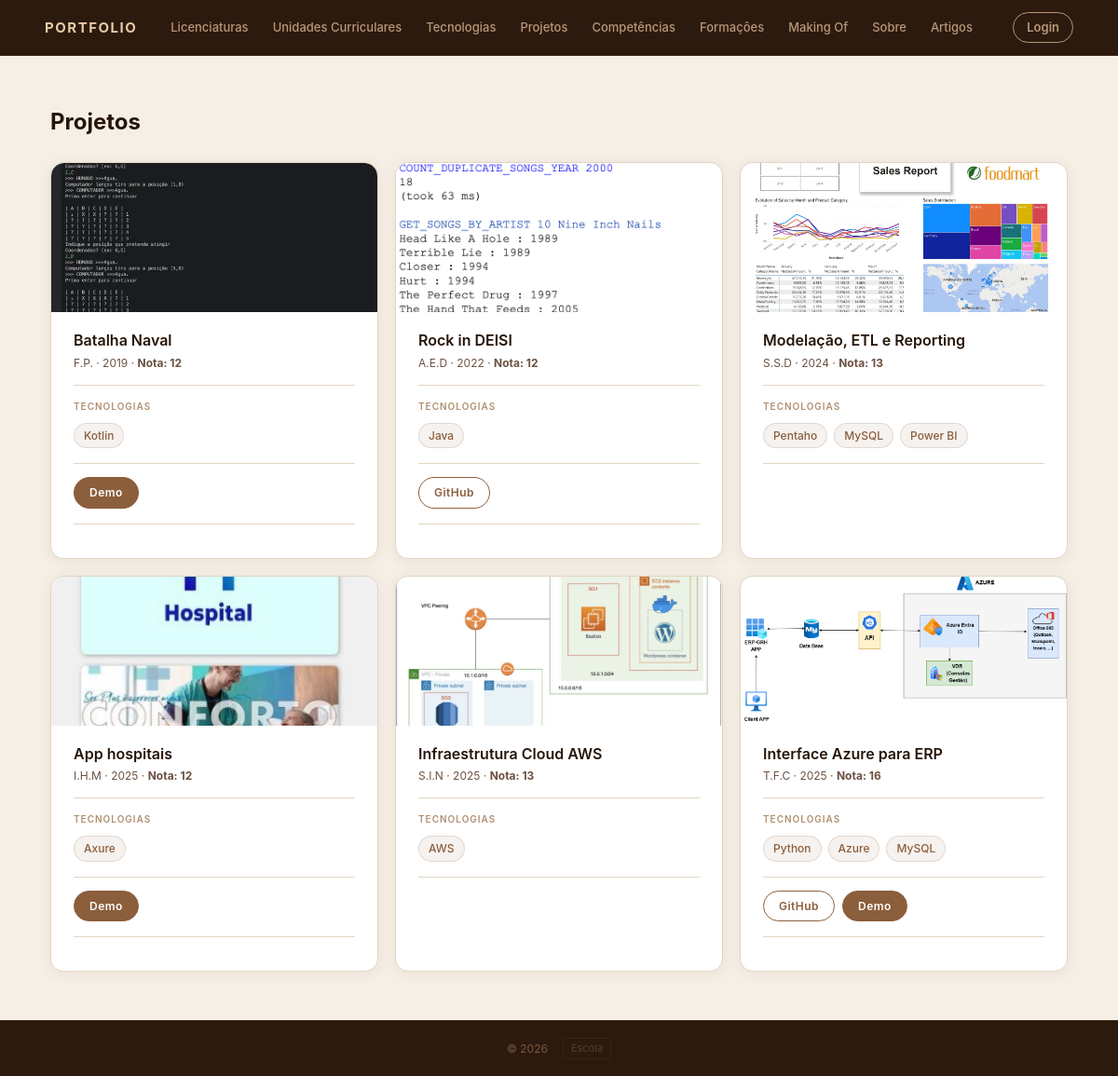
The app's page /projetos/ with its own data.
### portfolio/models.py (models this page shows, shortened)
class Projeto(models.Model):
    uc = models.ForeignKey(UnidadeCurricular, on_delete=models.CASCADE)
    titulo = models.CharField(max_length=200)
    descricao = models.TextField(blank=True)
    conceitos_aplicados = models.TextField(blank=True)
    imagem = models.ImageField(upload_to='projetos/', blank=True, null=True)
    url_video_demo = models.URLField(blank=True)
    url_github = models.URLField(blank=True)
    ano_realizacao = models.IntegerField()
    nota = models.IntegerField(blank=True, null=True)
    tecnologias = models.ManyToManyField(Tecnologia, blank=True)

class UnidadeCurricular(models.Model):
    licenciatura = models.ForeignKey(Licenciatura, on_delete=models.CASCADE)
    nome = models.CharField(max_length=200)
    sigla = models.CharField(max_length=20)
    ano = models.IntegerField()
    semestre = models.IntegerField()
    ects = models.IntegerField()
    descricao = models.TextField(blank=True)
    imagem = models.ImageField(upload_to='unidades_curriculares/', blank=True, null=True)
    url_ficha = models.URLField(blank=True)
    concluida = models.BooleanField(default=False)
    docentes = models.ManyToManyField(Docente, blank=True)

class Tecnologia(models.Model):
    CATEGORIA_CHOICES = [
        ('linguagem', 'Linguagem de Programação'),
        ('framework', 'Framework'),
        ('base_dados', 'Base de Dados'),
        ('ferramenta', 'Ferramenta'),
        ('outro', 'Outro'),
    ]
    nome = models.CharField(max_length=100)
    descricao = models.TextField(blank=True)
    logo = models.ImageField(upload_to='tecnologias/', blank=True, null=True)
    url_website = models.URLField(blank=True)
    nivel_interesse = models.IntegerField(default=1)  # ex: 1 a 5
    categoria = models.CharField(max_length=20, choices=CATEGORIA_CHOICES, default='outro')

### portfolio/views.py (the view)
# urls.py: path('projetos/', views.projetos_view, name='projetos'),
def projetos_view(request):
    projetos = Projeto.objects.select_related('uc').prefetch_related('tecnologias').all()
    return render(request, 'portfolio/projetos.html', {'projetos': projetos})

### accounts/context_processors.py (called while the page is built)
def is_gestor(request):
    return {
        'is_gestor': request.user.is_authenticated and request.user.groups.filter(name='gestor-portfolio').exists()
    }

### portfolio/templates/portfolio/projetos.html (shortened to what this page needs)
{% extends 'portfolio/base.html' %}
{% block content %}
<div class="page-header">
    <h2 class="page-title">Projetos</h2>
</div>
<section class="cards-grid">
    {% for projeto in projetos %}
    <article>
        {% if projeto.imagem %}
        <img class="card-img" src="{{ projeto.imagem.url }}" alt="{{ projeto.titulo }}">
        {% endif %}
        <header>
            <h3>{{ projeto.titulo }}</h3>
            <p>{{ projeto.uc.sigla }} &middot; {{ projeto.ano_realizacao }}{% if projeto.nota %} &middot; <strong>Nota: {{ projeto.nota }}{% endif %}</strong></p>
        </header>
        <section>
            <h4>Tecnologias</h4>
            <ul>
                {% for tec in projeto.tecnologias.all %}
                    <li>{{ tec.nome }}</li>
                {% empty %}
                    <li>Sem tecnologias registadas</li>
                {% endfor %}
            </ul>
        </section>
        {% if projeto.url_github or projeto.url_video_demo %}
        <div class="card-links">
            {% if projeto.url_github %}
            <a href="{{ projeto.url_github }}" target="_blank" rel="noopener" class="card-link">GitHub</a>
            {% endif %}
            {% if projeto.url_video_demo %}
            <a href="{{ projeto.url_video_demo }}" target="_blank" rel="noopener" class="card-link card-link--demo">Demo</a>
            {% endif %}
        </div>
        {% endif %}
        <div class="card-actions">
        </div>
    </article>
    {% endfor %}
</section>
{% endblock %}

### portfolio/static/portfolio/styles.css (style rules this page uses)
:root { --bg: #f5efe6; --bg-card: #ffffff; --bg-card-hover:#fdf8f2; --border: #e2d5c3; --border-hover: #c4a47c; --accent: #8b5e3c; --accent-soft: rgba(139,94,60,0.08); --accent-mid: #a5703f; --text: #261508; --text-muted: #6b5040; --text-faint: #b09070; --radius: 14px; --shadow: 0 2px 16px rgba(100,60,20,0.08); --shadow-hover: 0 8px 28px rgba(100,60,20,0.14); }
* { box-sizing: border-box; margin: 0; padding: 0; }
body { font-family: "Inter", "Segoe UI", system-ui, -apple-system, sans-serif; background: var(--bg); color: var(--text); line-height: 1.6; min-height: 100vh; display: flex; flex-direction: column; }
h2.page-title { font-size: 24px; font-weight: 700; color: var(--text); margin-bottom: 32px; display: flex; align-items: center; gap: 14px; }
h2.page-title::after { content: ''; flex: 1; height: 1px; background: linear-gradient(to right, var(--border), transparent); }
.cards-grid { display: grid; grid-template-columns: repeat(auto-fill, minmax(300px, 1fr)); gap: 18px; }
article { background: var(--bg-card); border: 1px solid var(--border); border-radius: var(--radius); padding: 22px 24px; box-shadow: var(--shadow); transition: transform 0.2s ease, border-color 0.2s, box-shadow 0.2s; position: relative; overflow: hidden; }
.card-img { display: block; width: calc(100% + 48px); margin: -22px -24px 20px; height: 160px; object-fit: cover; border-radius: var(--radius) var(--radius) 0 0; }
article::before { content: ''; position: absolute; top: 0; left: 0; width: 3px; height: 100%; background: linear-gradient(to bottom, var(--accent), transparent); opacity: 0; transition: opacity 0.2s; }
article > header { margin-bottom: 14px; }
article > header h3 { font-size: 16px; font-weight: 600; color: var(--text); margin-bottom: 5px; line-height: 1.3; }
article > header p { font-size: 12px; color: var(--text-muted); line-height: 1.5; }
article > section { margin-top: 14px; padding-top: 14px; border-top: 1px solid var(--border); }
article > section > h4 { font-size: 10px; font-weight: 600; text-transform: uppercase; letter-spacing: 0.1em; color: var(--text-faint); margin-bottom: 10px; }
article > section > ul { list-style: none; display: flex; flex-wrap: wrap; gap: 7px; }
article > section > ul > li { background: var(--accent-soft); color: var(--accent); border: 1px solid rgba(139,94,60,0.18); padding: 3px 10px; border-radius: 999px; font-size: 12px; font-weight: 500; }
.card-links { display: flex; gap: 8px; margin-top: 16px; padding-top: 14px; border-top: 1px solid var(--border); }
.card-link { text-decoration: none; font-size: 12px; font-weight: 600; padding: 6px 16px; border-radius: 999px; border: 1.5px solid var(--accent); color: var(--accent); background: transparent; letter-spacing: 0.04em; transition: background 0.15s, color 0.15s, box-shadow 0.15s; }
.card-link--demo { background: var(--accent); color: #fff; }
.page-header { display: flex; align-items: center; justify-content: space-between; margin-bottom: 24px; }
.page-header .page-title { margin-bottom: 0; }
.card-actions { display: flex; gap: 8px; margin-top: 16px; padding-top: 14px; border-top: 1px solid var(--border); }

### records on screen
Projeto: imagem (picture), titulo "Batalha Naval", uc.sigla "F.P.", ano_realizacao "2019", nota "12"
Tecnologia: nome "Kotlin"
Projeto: imagem (picture), titulo "Rock in DEISI", uc.sigla "A.E.D", ano_realizacao "2022", nota "12"
Tecnologia: nome "Java"
Projeto: imagem (picture), titulo "Modelação, ETL e Reporting", uc.sigla "S.S.D", ano_realizacao "2024", nota "13"
Tecnologia: nome "Pentaho"
Tecnologia: nome "MySQL"
Tecnologia: nome "Power BI"
Projeto: imagem (picture), titulo "App hospitais", uc.sigla "I.H.M", ano_realizacao "2025", nota "12"
Tecnologia: nome "Axure"
Projeto: imagem (picture), titulo "Infraestrutura Cloud AWS", uc.sigla "S.I.N", ano_realizacao "2025", nota "13"
Tecnologia: nome "AWS"
Projeto: imagem (picture), titulo "Interface Azure para ERP", uc.sigla "T.F.C", ano_realizacao "2025", nota "16"
Tecnologia: nome "Python"
Tecnologia: nome "Azure"
